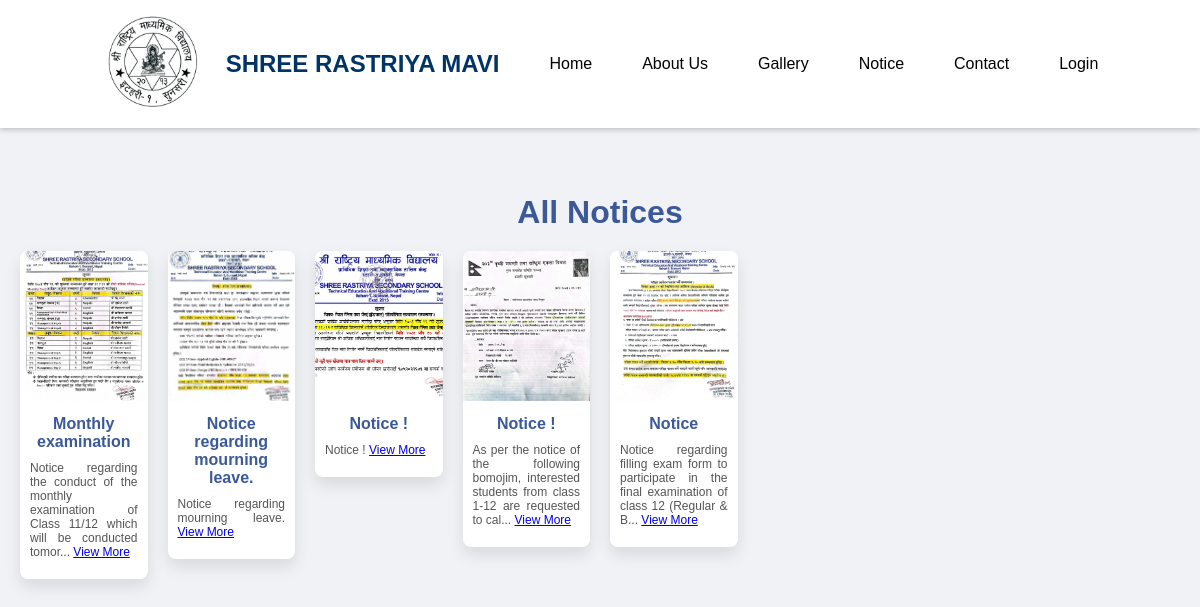
/Shree-Rastriya-Secondary-School/Notice/, run on the app's committed database.
### home/models.py (models this page shows, shortened)
class Notice(models.Model):
    user = models.ForeignKey(User, on_delete=models.CASCADE)
    title = models.CharField(max_length=100)
    description = models.TextField()
    uploaded_at = models.DateTimeField(auto_now_add=True)
    updated_at = models.DateTimeField(auto_now=True)
    notice_image= models.ImageField(upload_to='notice_images',blank=True)

### home/views.py (the view)
# urls.py: path('Shree-Rastriya-Secondary-School/Notice/',views.Notice,name='notice'),
def Notice(request):
    data = models.Notice.objects.all()
    context= {
        "notices":data
    }
    return render (request,'home/notice.html',context)

### home/templates/home/notice.html (shortened to what this page needs)
{% extends "home/navbar.html" %}
{% block content %}
<!DOCTYPE html>
<html lang="en">
    <head>
        {% load static %}
    </head>
    <body>
    {% if notices %}
    <header>
        <h1>All Notices</h1>
    </header>
    <div class="notices-container">
        {% for notice in notices %}
        <div class="notice-item">
            <img src="{{ notice.notice_image.url }}" alt="Notice Image" class="notice-image">
            <div class="notice-content">
                <h2 class="notice-title">{{ notice.title }}</h2>
                <p class="notice-description">
                    {% if notice.description|length > 100 %}
                    {{ notice.description|slice:":100" }}...
                    <a href="{% url "home:notice-view" notice.id %}" class="read-more-btn" onclick="toggleDescription(this, '{{ notice.id }}')"> View More </a>
                    {% else %}
                    {{ notice.description }}
                     <a href="{% url "home:notice-view" notice.id %}" class="read-more-btn" onclick="toggleDescription(this, '{{ notice.id }}')"> View More </a> <br>
                    {% endif %}
                </p>
            </div>
        </div>
        {% endfor %}
    </div>
    {% else %}
    <center>
        <p>No Notices Have Been Added :(</p>
        <a href="{% url 'home:add_notice' %}" class="add-btn">Add Notice</a>
    </center>
    {% endif %}
</body>
</html>
{% endblock content %}

### home/static/home/css/navbar.css (style rules this page uses)
* { margin: 0; padding: 0; box-sizing: border-box; }

### home/templates/home/navbar.html (style rules this page uses)
body { margin: 0; font-family: Arial, sans-serif; background-color: #f4f4f4; }
body { padding-top: 80px; }

### home/templates/home/notice.html (style rules this page uses)
body { font-family: Arial, sans-serif; background-color: #f0f2f5; color: #333; padding: 20px; }
header h1 { color: #3b5998; text-align: center; margin-bottom: 20px; }
.notices-container { display: grid; grid-template-columns: repeat(8, 1fr); gap: 20px; justify-items: center; align-items: start; }
.notice-item { background-color: white; border-radius: 8px; box-shadow: 0 8px 16px rgba(0, 0, 0, 0.1); overflow: hidden; max-width: 200px; transition: transform 0.3s ease, box-shadow 0.3s ease; }
.notice-image { width: 100%; height: 150px; object-fit: cover; }
.notice-content { padding: 10px; }
.notice-title { font-size: 16px; color: #3b5998; margin-bottom: 10px; text-align: center; }
.notice-description { font-size: 12px; color: #555; margin-bottom: 10px; text-align: justify; }

### data on the page
Notice: notice_image (picture), title "Monthly examination", description "Notice regarding the conduct of the monthly examination of Class 11/12 which will be conducted tomor"
Notice: notice_image (picture), title "Notice regarding mourning leave.", description "Notice regarding mourning leave."
Notice: notice_image (picture), title "Notice !", description "Notice !"
Notice: notice_image (picture), title "Notice !", description "As per the notice of the following bomojim, interested students from class 1-12 are requested to cal"
Notice: notice_image (picture), title "Notice", description "Notice regarding filling exam form to participate in the final examination of class 12 (Regular & B"
